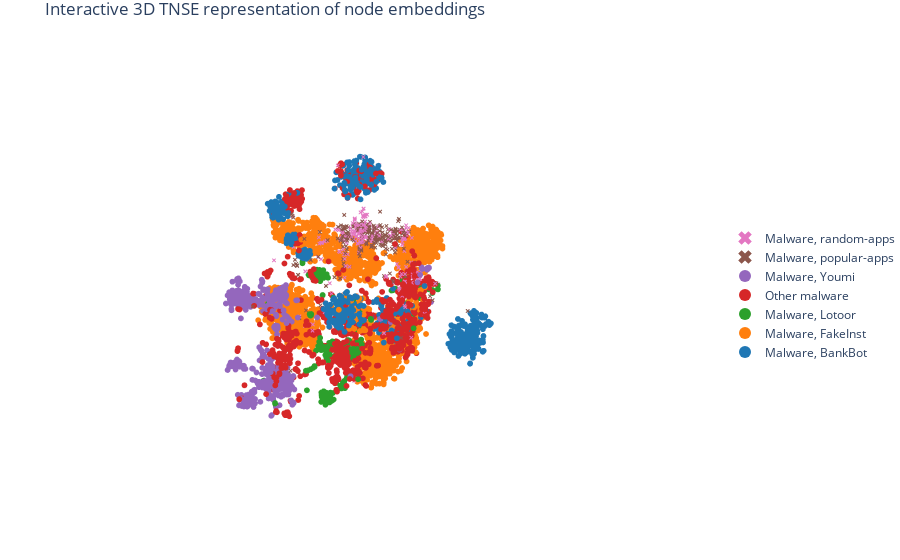

This figure's notebook cell:
### Code cell
layout = go.Layout(
    title="Interactive 3D TNSE representation of node embeddings",
    margin={'l': 0, 'r': 0, 'b': 0, 't': 30},
    legend=dict(y=0.5, itemsizing='constant'),
    scene={
        'xaxis': {
            'showspikes': False,
            'showgrid': False, 
            'zeroline': False, 
            'visible': False
        },
        'yaxis': {
            'showspikes': False,
            'showgrid': False, 
            'zeroline': False, 
            'visible': False
        },
        'zaxis': {
            'showspikes': False,
            'showgrid': False, 
            'zeroline': False, 
            'visible': False
        }
    }
)

fig = go.Figure(layout=layout)

# add invisible bounding trace to keep axes' scale constant
fig.add_trace(
    go.Scatter3d(
        x=[data_3d[0].min(), data_3d[0].max()],
        y=[data_3d[1].min(), data_3d[1].max()],
        z=[data_3d[2].min(), data_3d[2].max()],
        mode='markers',
        marker={
            'color':'rgba(0,0,0,0)',
            'opacity': 0,
        },
        showlegend=False
    )
)

for index, row in type_chart.sort_values('num', ascending=False).iterrows():
    if row['malware']:
        symbol = 'circle'
        group='Malware'
        size = 2
    else:
        symbol = 'x'
        group='Non-Malware'
        size = 1.5
    
    name = f"{legendgroup}, {row['type']}"

    if row['type']=='Other malware':
        name=row['type']

    df = data_3d[data_3d.type==row['type']]
    rbg = tuple([255*val for val in cm.tab20(row['num'])[:3]])
    color = f"rgb{rbg}"
    trace  = go.Scatter3d(
        name=name,
        x=df[0],
        y=df[1],
        z=df[2],
        customdata=list(df.index),
        hovertemplate=
        "<b>%{customdata}</b><br>" +
        f"{name}" +
        "<extra></extra>",
        mode='markers',
        marker={
            'size': size,
            'opacity': 1,
            'color': color,
            'symbol': symbol,
        },
    )
    
    fig.add_trace(trace)

# Save the plot.
fig.show()

### Figure 1 — Plotly figure (JSON) as saved in the notebook; plotly's stock layout.template omitted (floating-point values rounded to 4 significant figures; data arrays with more than 128 entries replaced by an {"elided": "..."} marker saying what was removed)
{"data": [{"marker": {"color": "rgba(0,0,0,0)", "opacity": 0}, "mode": "markers", "showlegend": false, "type": "scatter3d", "x": [-27.18, 27.25], "y": [-23.02, 27.09], "z": [-22.31, 26.7]}, {"customdata": {"elided": "232 str values"}, "hovertemplate": "<b>%{customdata}</b><br>Malware, random-apps<extra></extra>", "marker": {"color": "rgb(227.0, 119.0, 194.0)", "opacity": 1, "size": 1.5, "symbol": "x"}, "mode": "markers", "name": "Malware, random-apps", "type": "scatter3d", "x": {"elided": "232 float values"}, "y": {"elided": "232 float values"}, "z": {"elided": "232 float values"}}, {"customdata": {"elided": "324 str values"}, "hovertemplate": "<b>%{customdata}</b><br>Malware, popular-apps<extra></extra>", "marker": {"color": "rgb(140.0, 86.0, 75.0)", "opacity": 1, "size": 1.5, "symbol": "x"}, "mode": "markers", "name": "Malware, popular-apps", "type": "scatter3d", "x": {"elided": "324 float values"}, "y": {"elided": "324 float values"}, "z": {"elided": "324 float values"}}, {"customdata": {"elided": "568 str values"}, "hovertemplate": "<b>%{customdata}</b><br>Malware, Youmi<extra></extra>", "marker": {"color": "rgb(148.0, 103.0, 189.0)", "opacity": 1, "size": 2, "symbol": "circle"}, "mode": "markers", "name": "Malware, Youmi", "type": "scatter3d", "x": {"elided": "568 float values"}, "y": {"elided": "568 float values"}, "z": {"elided": "568 float values"}}, {"customdata": {"elided": "1231 str values"}, "hovertemplate": "<b>%{customdata}</b><br>Other malware<extra></extra>", "marker": {"color": "rgb(214.0, 39.0, 40.0)", "opacity": 1, "size": 2, "symbol": "circle"}, "mode": "markers", "name": "Other malware", "type": "scatter3d", "x": {"elided": "1231 float values"}, "y": {"elided": "1231 float values"}, "z": {"elided": "1231 float values"}}, {"customdata": {"elided": "314 str values"}, "hovertemplate": "<b>%{customdata}</b><br>Malware, Lotoor<extra></extra>", "marker": {"color": "rgb(44.0, 160.0, 44.0)", "opacity": 1, "size": 2, "symbol": "circle"}, "mode": "markers", "name": "Malware, Lotoor", "type": "scatter3d", "x": {"elided": "314 float values"}, "y": {"elided": "314 float values"}, "z": {"elided": "314 float values"}}, {"customdata": {"elided": "2168 str values"}, "hovertemplate": "<b>%{customdata}</b><br>Malware, FakeInst<extra></extra>", "marker": {"color": "rgb(255.0, 127.0, 14.0)", "opacity": 1, "size": 2, "symbol": "circle"}, "mode": "markers", "name": "Malware, FakeInst", "type": "scatter3d", "x": {"elided": "2168 float values"}, "y": {"elided": "2168 float values"}, "z": {"elided": "2168 float values"}}, {"customdata": {"elided": "648 str values"}, "hovertemplate": "<b>%{customdata}</b><br>Malware, BankBot<extra></extra>", "marker": {"color": "rgb(31.0, 119.0, 180.0)", "opacity": 1, "size": 2, "symbol": "circle"}, "mode": "markers", "name": "Malware, BankBot", "type": "scatter3d", "x": {"elided": "648 float values"}, "y": {"elided": "648 float values"}, "z": {"elided": "648 float values"}}], "layout": {"legend": {"itemsizing": "constant", "y": 0.5}, "margin": {"b": 0, "l": 0, "r": 0, "t": 30}, "scene": {"xaxis": {"showgrid": false, "showspikes": false, "visible": false, "zeroline": false}, "yaxis": {"showgrid": false, "showspikes": false, "visible": false, "zeroline": false}, "zaxis": {"showgrid": false, "showspikes": false, "visible": false, "zeroline": false}}, "title": {"text": "Interactive 3D TNSE representation of node embeddings"}}}
